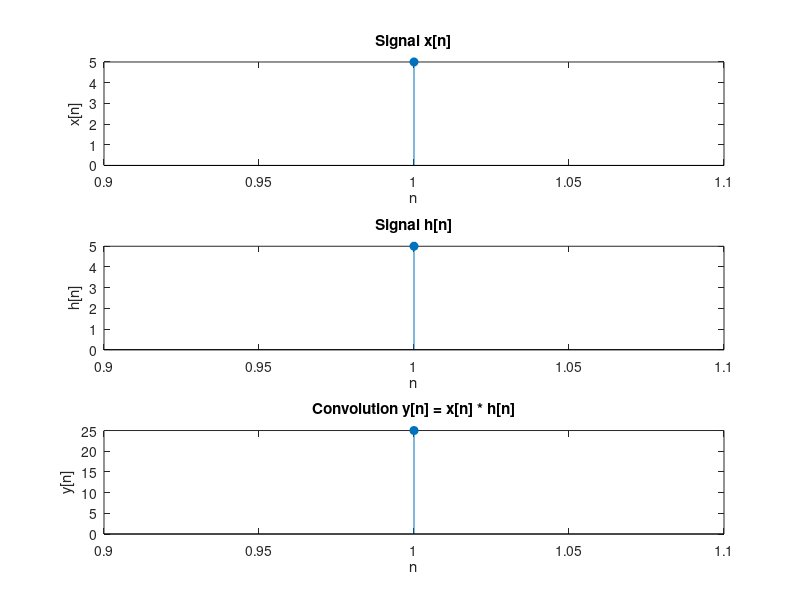

Write the MATLAB code that produced this figure.
clc;
clear all;
close all;

% Take input signals from the user
x = input('Enter the first signal x[n] as a vector (e.g., [1 2 3]): ');
h = input('Enter the second signal h[n] as a vector (e.g., [1 1 1]): ');

% Compute convolution using built-in conv() function
y = conv(x, h);

% Display result
disp('Convolution y[n] = ');
disp(y);

% Plot signals
figure;

subplot(3,1,1);
stem(x, 'filled');
title('Signal x[n]');
xlabel('n'); ylabel('x[n]');

subplot(3,1,2);
stem(h, 'filled');
title('Signal h[n]');
xlabel('n'); ylabel('h[n]');

subplot(3,1,3);
stem(y, 'filled');
title('Convolution y[n] = x[n] * h[n]');
xlabel('n'); ylabel('y[n]');
